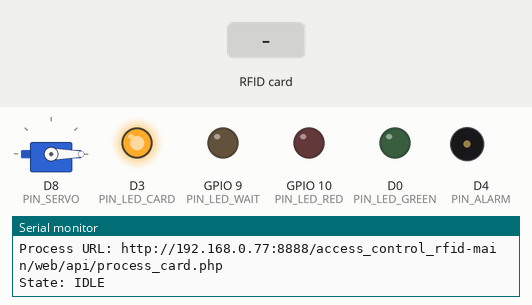
This program was run on a simulated ESP8266 (NodeMCU). Shown: servo, output pins drawn as LEDs (lit = HIGH), buzzer (waves = sounding), the last lines printed to the serial monitor. The inputs (shaded band) are chosen by the test bench. WiFi joins after 1.5 s; servers stay silent unless stated; uploads are accepted with an empty reply.

Above: at 2.9 s.
3.0 s: RFID card 5E 7A 19 C4 held to the reader
At 4.2 s:
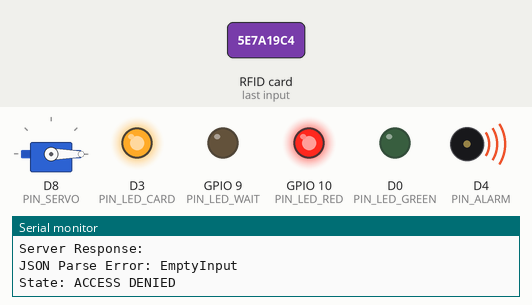
At 5.2 s:
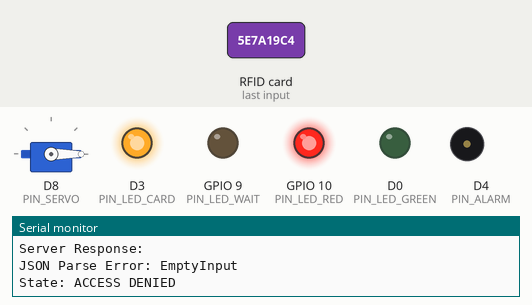
Timing chart, 0 to 6.9 s (numbered marks = the images above; inputs shaded):
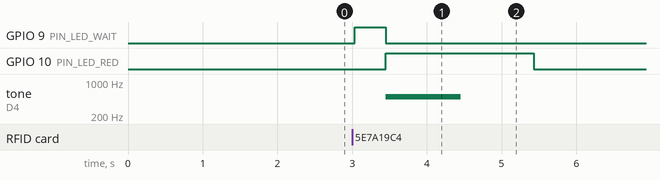

Measured:
- after the input at 3.0 s, GPIO 9 (PIN_LED_WAIT): LOW → HIGH at once, → LOW 0.42 s later; GPIO 10 (PIN_LED_RED): LOW → HIGH after 0.45 s, → LOW 2.0 s later; tone on D4 (PIN_ALARM): silent → 500 Hz after 0.45 s, → silent 1.0 s later

The program:

main.cpp
```cpp
#include <Arduino.h>
#include <SPI.h>
#include <MFRC522.h>
#include <ESP8266WiFi.h>
#include <WiFiManager.h>
#include <ArduinoJson.h>
#include <ESP8266HTTPClient.h>
#include <Servo.h>

/* --- Configuration & Pin Definitions --- */
#define RST_PIN D1      // RFID Reset
#define SS_PIN  D2      // RFID Slave Select
#define PIN_LED_GREEN D0 // Access Granted LED
#define PIN_LED_RED   10 // Access Denied LED
#define PIN_LED_CARD  D3 // Blue LED: WiFi/System Status LED (Internet Connection Test)
#define PIN_LED_WAIT  9  // Processing LED
#define PIN_ALARM     D4 // Buzzer/Alarm
#define PIN_SERVO     D8 // Servo Motor

// Server Configuration
const char* serverUrlBase = "http://192.168.0.77:8888/access_control_rfid-main/web/api/process_card.php";
const char* serverUrlMode = "http://192.168.0.77:8888/access_control_rfid-main/web/api/get_mode.php";

// Timing Constants (milliseconds)
const unsigned long GRANTED_HOLD_TIME = 5000;
const unsigned long DENIED_HOLD_TIME  = 2000;
const unsigned long MODE_CHECK_PERIOD = 5000; // Check mode every 5 seconds
const unsigned long HTTP_TIMEOUT      = 5000;  // 5 second timeout for requests

/* --- Global Objects & State --- */
MFRC522 rfid(SS_PIN, RST_PIN);
Servo myServo;
WiFiClient wifiClient;
WiFiManager wifiManager;

enum SystemState { IDLE, PROCESSING, GRANTED, DENIED };
SystemState currentState = IDLE;
unsigned long stateStartTime = 0;
unsigned long lastModeCheckTime = 0;
String currentMode = "auth_mod"; // Default: Authentication Mode

/* --- Helper Functions --- */

void setSystemState(SystemState newState) {
    currentState = newState;
    stateStartTime = millis();

    switch (newState) {
        case IDLE:
            Serial.println("State: IDLE");
            digitalWrite(PIN_LED_GREEN, LOW);
            digitalWrite(PIN_LED_RED, LOW);
            digitalWrite(PIN_LED_WAIT, LOW);
            myServo.write(0);
            break;

        case PROCESSING:
            Serial.println("State: PROCESSING");
            digitalWrite(PIN_LED_WAIT, HIGH);
            break;

        case GRANTED:
            Serial.println("State: ACCESS GRANTED");
            digitalWrite(PIN_LED_GREEN, HIGH);
            digitalWrite(PIN_LED_WAIT, LOW);
            tone(PIN_ALARM, 1000, 300); // Quick success beep
            myServo.write(45);          // Unlock
            break;

        case DENIED:
            Serial.println("State: ACCESS DENIED");
            digitalWrite(PIN_LED_RED, HIGH);
            digitalWrite(PIN_LED_WAIT, LOW);
            tone(PIN_ALARM, 500, 1000); // Longer warning beep
            break;
    }
}

void updateSystemState() {
    unsigned long elapsed = millis() - stateStartTime;

    if (currentState == GRANTED && elapsed > GRANTED_HOLD_TIME) {
        setSystemState(IDLE);
    } else if (currentState == DENIED && elapsed > DENIED_HOLD_TIME) {
        setSystemState(IDLE);
    }
}

void checkWiFiConnection() {
    if (WiFi.status() != WL_CONNECTED) {
        if (digitalRead(PIN_LED_CARD) == HIGH) {
            digitalWrite(PIN_LED_CARD, LOW);
            Serial.println("\n[!] WiFi Connection Lost!");
        }
        Serial.print(".");
    } else {
        if (digitalRead(PIN_LED_CARD) == LOW) {
            digitalWrite(PIN_LED_CARD, HIGH);
            Serial.println("\n[+] WiFi Connected!");
            Serial.print("IP Address: ");
            Serial.println(WiFi.localIP());
        }
    }
}
void fetchMode() {
    if (WiFi.status() != WL_CONNECTED) return;

    Serial.print("Checking system mode from: ");
    Serial.println(serverUrlMode);

    String deviceID = String(ESP.getChipId());
    String payload = "{\"code\": \"check_mode\", \"deviceID\": \"" + deviceID + "\"}";
    Serial.print("Payload: ");
    Serial.println(payload);

    HTTPClient http;
    http.begin(wifiClient, serverUrlMode);
    http.addHeader("Content-Type", "application/json");
    http.setTimeout(HTTP_TIMEOUT);

    int httpCode = http.POST(payload);
    Serial.print("HTTP Result Code: ");
    Serial.println(httpCode);

    if (httpCode == HTTP_CODE_OK) {
        String response = http.getString();
        Serial.print("Server Response: ");
        Serial.println(response);

        JsonDocument doc;
        DeserializationError error = deserializeJson(doc, response);

        if (!error) {
            String newMode = doc["status"].as<String>();
            Serial.print("Mode from Server: ");
            Serial.println(newMode);

            if (newMode == "reg_mod" || newMode == "auth_mod") {
                if (currentMode != newMode) {
                    currentMode = newMode;
                    Serial.print("System Mode Updated: ");
                    Serial.println(currentMode);
                }
            }
        } else {
            Serial.print("JSON Parse Error: ");
            Serial.println(error.f_str());
        }
    } else {
        Serial.print("HTTP Request Failed: ");
        Serial.println(http.errorToString(httpCode).c_str());
    }
    http.end();
}

void processCard(String cardID) {
    if (WiFi.status() != WL_CONNECTED) {
        Serial.println("Error: WiFi not connected");
        setSystemState(DENIED);
        return;
    }

    setSystemState(PROCESSING);

    Serial.print("Processing Card: ");
    Serial.println(cardID);
    Serial.print("Target URL: ");
    Serial.println(serverUrlBase);

    HTTPClient http;
    http.begin(wifiClient, serverUrlBase);
    http.addHeader("Content-Type", "application/json");
    http.setTimeout(HTTP_TIMEOUT);

    String deviceID = String(ESP.getChipId());
    String payload = "{\"cardID\": \"" + cardID + "\", \"mode\": \"" + currentMode + "\", \"deviceID\": \"" + deviceID + "\"}";
    Serial.print("Sending Payload: ");
    Serial.println(payload);

    int httpCode = http.POST(payload);
    Serial.print("HTTP Result Code: ");
    Serial.println(httpCode);

    if (httpCode == HTTP_CODE_OK) {
        String response = http.getString();
        Serial.print("Server Response: ");
        Serial.println(response);

        JsonDocument doc;
        DeserializationError error = deserializeJson(doc, response);

        if (!error) {
            String code = doc["code"].as<String>();
            String newMode = doc["mode"].as<String>();
            Serial.print("Server Code: ");
            Serial.println(code);
            Serial.print("Server Mode: ");
            Serial.println(newMode);

            if (newMode == "reg_mod" || newMode == "auth_mod") {
                if (currentMode != newMode) {
                    currentMode = newMode;
                    Serial.print("System Mode Updated via API: ");
                    Serial.println(currentMode);
                }
            }

            if (code == "001") {
                Serial.println("Action: ACCESS GRANTED");
                setSystemState(GRANTED);
            } else {
                Serial.println("Action: ACCESS DENIED");
                setSystemState(DENIED);
            }
        } else {
            Serial.print("JSON Parse Error: ");
            Serial.println(error.f_str());
            setSystemState(DENIED);
        }
    } else {
        Serial.print("HTTP Request Failed: ");
        Serial.println(http.errorToString(httpCode).c_str());
        setSystemState(DENIED);
    }
    http.end();
}

/* --- Arduino Core Functions --- */

void setup() {
    Serial.begin(9600);
    Serial.println("\nRFID Access Control System Initializing...");

    // Pin Setup
    pinMode(PIN_LED_GREEN, OUTPUT);
    pinMode(PIN_LED_RED, OUTPUT);
    pinMode(PIN_LED_CARD, OUTPUT);
    pinMode(PIN_LED_WAIT, OUTPUT);
    pinMode(PIN_ALARM, OUTPUT);

    // Initial State
    digitalWrite(PIN_LED_GREEN, LOW);
    digitalWrite(PIN_LED_RED, LOW);
    digitalWrite(PIN_LED_CARD, LOW);
    digitalWrite(PIN_LED_WAIT, LOW);

    // Servo Setup
    myServo.attach(PIN_SERVO);
    myServo.write(0); // Initial locked position

    // RFID Setup
    SPI.begin();
    rfid.PCD_Init();
    Serial.println("RFID Reader Ready.");

    // WiFi Setup
    wifiManager.autoConnect("AccessControlAP");
    Serial.println("Connected to WiFi.");
    Serial.print("Local IP: ");
    Serial.println(WiFi.localIP());
    Serial.print("Mode URL: ");
    Serial.println(serverUrlMode);
    Serial.print("Process URL: ");
    Serial.println(serverUrlBase);
    digitalWrite(PIN_LED_CARD, HIGH);

    setSystemState(IDLE);
}

void loop() {
    // 1. Maintain WiFi and Check Status
    checkWiFiConnection();

    // 2. Periodic Mode Update (only if Idle)
    if (currentState == IDLE && (millis() - lastModeCheckTime > MODE_CHECK_PERIOD)) {
        fetchMode();
        lastModeCheckTime = millis();
    }

    // 3. Update State Transitions (Non-blocking)
    updateSystemState();

    // 4. RFID Card Detection (only if Idle)
    if (currentState == IDLE) {
        if (rfid.PICC_IsNewCardPresent() && rfid.PICC_ReadCardSerial()) {
            String cardUID = "";
            for (byte i = 0; i < rfid.uid.size; i++) {
                if (rfid.uid.uidByte[i] < 0x10) cardUID += "0";
                cardUID += String(rfid.uid.uidByte[i], HEX);
            }
            Serial.print("Card Scanned: ");
            Serial.println(cardUID);

            processCard(cardUID);

            rfid.PICC_HaltA();
            rfid.PCD_StopCrypto1();
        }
    }

    // Small delay to prevent tight loop, though non-blocking logic is preferred
    delay(10);
}
```
